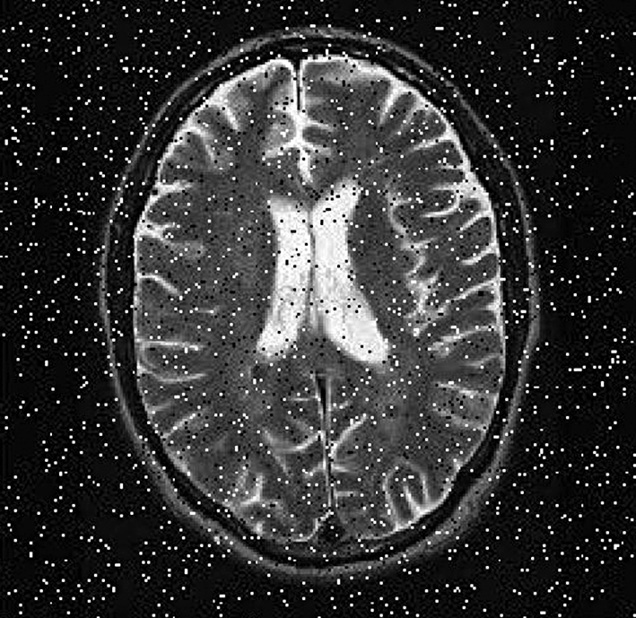
#> input picture basic/images/brain.jpg, 636 x 618 px, found by its file name
$ python robert.py   (older library calls are emulated)
#> lines starting #> are read from the running program, lines starting #| are printed output that depends on the picture
#!/usr/bin/env python3
# -*- coding: utf-8 -*-
"""
Created on Tue Dec 19 14:44:40 2023

@author: mehmetakkan
"""

import cv2
import numpy as np
import matplotlib.pyplot as plt
from PIL import Image,ImageFilter

# Read the image
img = cv2.imread("/Users/mehmetakkan/Desktop/my_work/image_processing/images/brain.jpg", cv2.COLOR_BGR2GRAY)
#> img is the input picture: shape (618, 636, 3); min 0, max 255, mean 52.4

# Convert to RGB format (for compatibility with Matplotlib)
RGBImage = cv2.cvtColor(img, cv2.COLOR_BGR2RGB)

# Convert to grayscale format
grayImage = cv2.cvtColor(img, cv2.COLOR_BGR2GRAY)

# Robert kernels for edge detection
kernelx = np.array([[-1, 0],[0, 1]], dtype = int)
kernely = np.array([[0, -1],[1, 0]], dtype = int)

# Filtering for edge detection
x = cv2.filter2D(grayImage, cv2.CV_16S, kernelx)
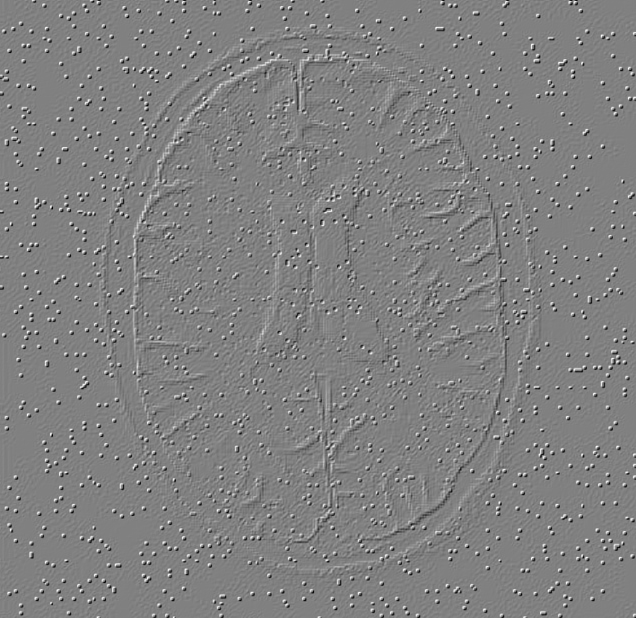
#> x: shape (618, 636) int16; min -241, max 236, mean 0; drawn with min black and max white
y = cv2.filter2D(grayImage, cv2.CV_16S, kernely)
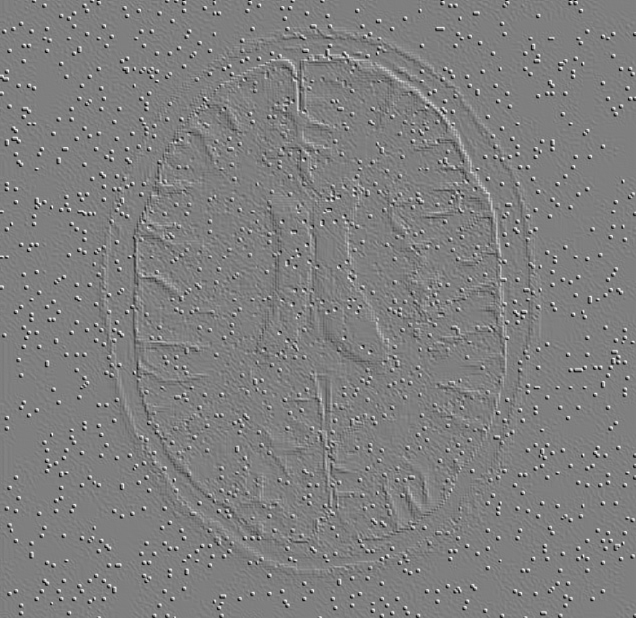
#> y: shape (618, 636) int16; min -238, max 238, mean 0; drawn with min black and max white

# Get absolute value
absx = cv2.convertScaleAbs(x)
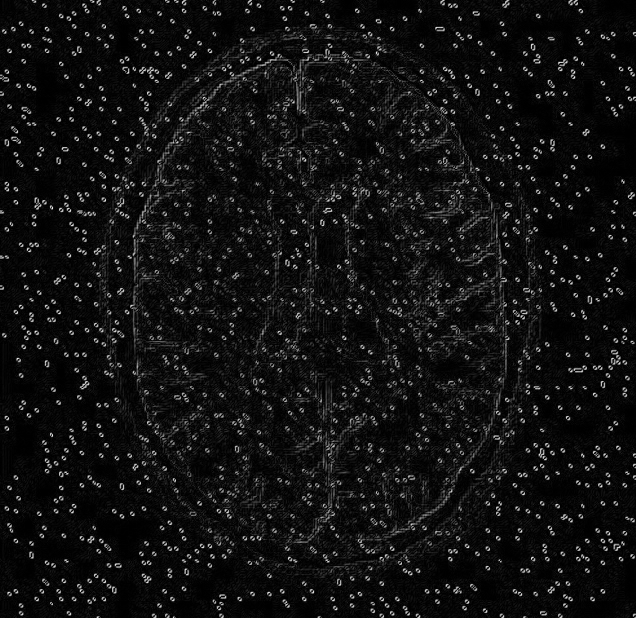
#> absx: shape (618, 636); min 0, max 241, mean 17.4
absy = cv2.convertScaleAbs(y)
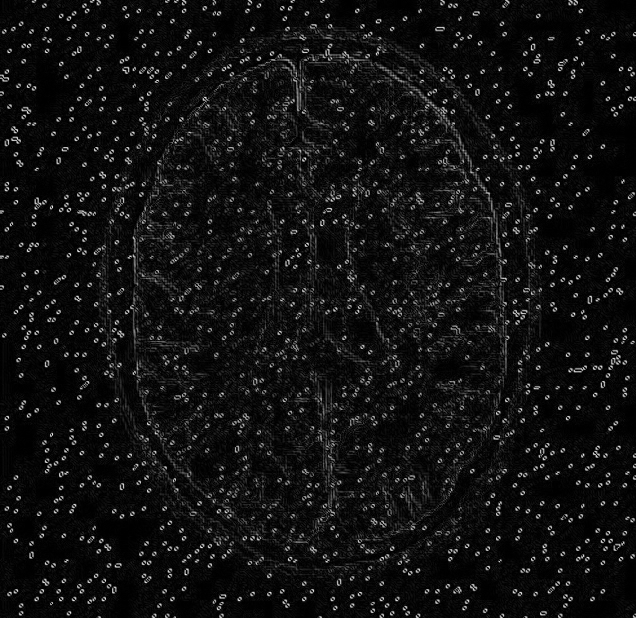
#> absy: shape (618, 636); min 0, max 238, mean 17.3

# Get Robert edge detection result
Robert = cv2.addWeighted(absx, 0.5, absy, 0.5, 0)

# Lists containing titles and images are created.
Titles = ["Original","Robert"]
images = [RGBImage, grayImage]

# Displays images on the screen using Matplotlib.
for i in range(2):
    plt.subplot(1, 2, i+1),
    plt.imshow(images[i], "gray"),
    plt.xticks([]), # close labels of x axis
    plt.yticks()    # turn off y-axis labels
plt.show()  # Show entire chart
